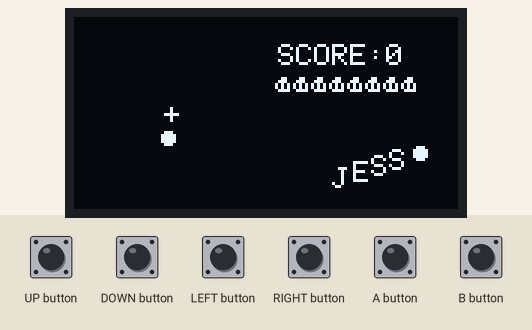
A sketch run on a simulated Arduboy, built with avr-gcc and run on an emulated ATmega32U4. Parts: 128×64 one-colour display. The inputs (shaded band) are chosen by the test bench. Random numbers use the default seed unless the sketch sets one.

Above: at 1.4 s.
1.5 s: A button pressed for 0.15 s
At 1.65 s:
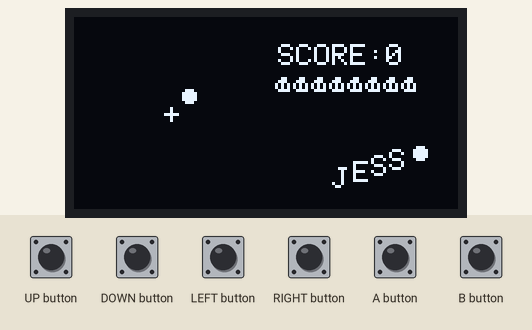
2.2 s: UP button pressed for 0.15 s
At 2.63 s:
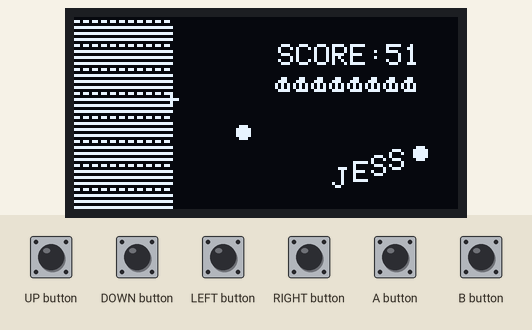
2.9 s: DOWN button pressed for 0.15 s
At 3.3 s:
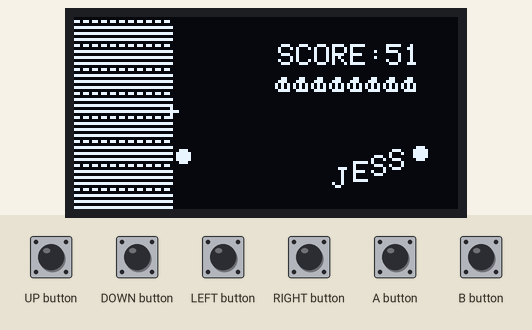
3.6 s: LEFT button pressed for 0.15 s
At 3.93 s:
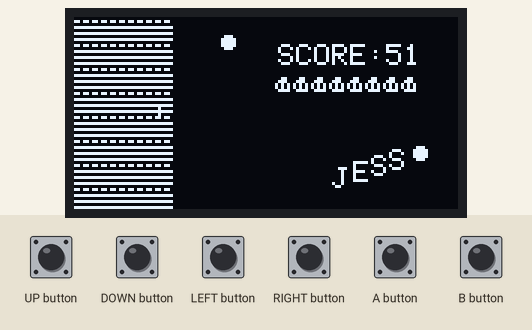
4.3 s: RIGHT button pressed for 0.15 s
At 4.89 s:
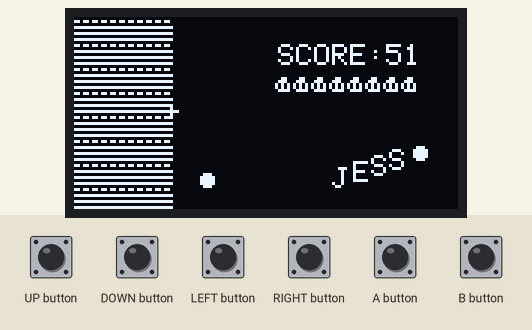
5.0 s: UP button pressed for 1 s
At 5.22 s:
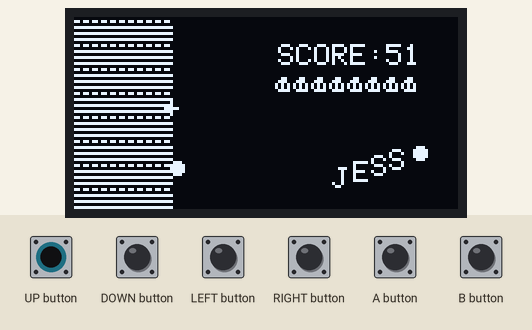
Timing chart, 0 to 7.6 s (numbered marks = the images above; inputs shaded):
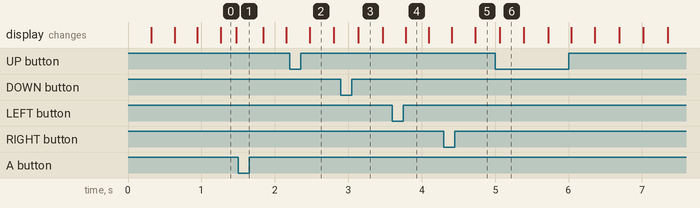

The sketch:

jessball.ino
```cpp
/*
 * A copy of the bounce game I had on my laptop as a kid
 * Jessica Hawkins 10/20/16
 */

//#include "ball.h"
#include "barrier.h"

#include "Arduboy.h"


Arduboy arduboy;

int cursorx,cursory; //location of cursor


//Draw the barrier using drawpixel, since drawbitmap won't work
void drawbarrier() {

  unsigned char tempc;
  int hexi = 0;    //Index in the barrierimg array
  int coolv = 0;   //Just for making the cool background image
  for (int x = 0; x < w; x++) {           //x is the horizontal pixel coordinate
    int y = 0;
    coolv = x % (lvl+2);
    for (int y = 0; y < HEIGHT/8; y++) {  //y is the vertical coordinate (8 pixels tall)
      hexi = w*y + x;   //Convert (x,y) coordinates to hexi coordinate
      tempc = barrierimg[hexi];
      for (int k = 7; k > -1; k--) {      //k is the bit index within a byte

        //if (tempc % 2), then this bit is a 1 in barrierimg.
        //The other conditions are just for making the background pattern more interesting.
        if (tempc % 2 and (k+4*x) % 2 and k >= coolv)
          arduboy.drawPixel(x,y*8+k,WHITE);
        tempc = tempc >> 1;    //bit shift right
      }
    }
  }

}

//Initialize the game variables for a new level
void newlevelinit(int level) {

  arduboy.clear();
  delay(200);

  if (level < 10) {
    lvl = level;
  } else {
    lvl = 10;
  }
  numpixcomplete = 0;
  percentcompl = 0;
  //prevscore = score;
  score = 0;

  //Clear barrierimg to all 0's (black)
  for (int i = 0; i < w*8; i++) {
    barrierimg[i] = 0b00000000;
  }

  //Put the cursor in the middle of the screen
  cursorx = w/2;
  cursory = HEIGHT/2;

  //Stagger the balls around the screen and
  //give them random velocities
  for (byte i = 0; i < lvl; i++) {
    balls[i].x = 5 + i*6;
    balls[i].y = 20 + i;

    byte r = random(2);
    if (r==1)
      balls[i].vx = r + 1;
    else
      balls[i].vx = 0 - (r + 1);

    r = random(2);
    if (r==1)
      balls[i].vy = r + 1;
    else
      balls[i].vy = 0 - (r + 1);
  }
}

void setup() {
  // put your setup code here, to run once:
  arduboy.begin();
  arduboy.setFrameRate(30);
  arduboy.display();
  //intro();
  arduboy.clear();

  //Initialize game variables
  prevlives = 8; //Lives of previous frame (to ensure only <=1 lost per frame)
  lives = 8;
  lvl = 1;
  score = 0;
  prevscore = 0;

  //Only allocate once when Arduboy is turned on
  //balls = malloc(lvl * 10 * sizeof(int));
  balls = malloc(10 * 4 * sizeof(int));

  randomSeed(analogRead(0));  //Seed the random number generator
  newlevelinit(lvl);

}

void loop() {
  // put your main code here, to run repeatedly:
  if (!(arduboy.nextFrame()))
    return;

  //Clear the screen
  arduboy.clear();

  //Draw the whited out parts of the screen
  drawbarrier();

  //Move and draw all the balls
  for (byte i = 0; i < lvl; i++) {
    moveball(&balls[i]);
    arduboy.drawBitmap(balls[i].x - 2,balls[i].y - 2,ballimg,5,5,WHITE);
  }

  //Draw the cursor
  arduboy.drawBitmap(cursorx - 2,cursory - 2,cursorimg,5,5,WHITE);

  //Test for player input and respond accordingly
  if (arduboy.pressed(UP_BUTTON) and cursory>0) {
    cursory = cursory - 1;
  }
  if (arduboy.pressed(DOWN_BUTTON) and cursory<HEIGHT-1) {
    cursory = cursory + 1;
  }
  if (arduboy.pressed(LEFT_BUTTON) and cursorx>0) {
    cursorx = cursorx - 1;
  }
  if (arduboy.pressed(RIGHT_BUTTON) and cursorx<w-1) {
    cursorx = cursorx + 1;
  }
  if (arduboy.pressed(A_BUTTON)) {
    trytoplaceline(true,cursorx,cursory);
  } else if (arduboy.pressed(B_BUTTON)) {
    trytoplaceline(false,cursorx,cursory);
  }


  if (numpixcomplete > 3700 - lvl*25) {
    //Start new level
    newlevelinit(lvl + 1);
  }

  if (lives < prevlives - 1) {
    //Only allow <=1 live lost per frame
    lives = prevlives - 1;
    prevlives = lives;
  }

  if (lives < 1 or lives > 200) { //>200 because I had some uint overflow
    //Game over
  //  arduboy.clear();
  //  arduboy.setCursor(30,HEIGHT/2-15);
  //  arduboy.print("WIPEOUT");
  //  delay(400);

    prevscore = score;
    prevlives = 8;
    lives = 8;
    newlevelinit(1);
  }

  //Show the score and previous game's score
  arduboy.setCursor(w+4, 9);
  arduboy.print("SCORE:");
  score = (lvl - 1)*100 + numpixcomplete/41;
  arduboy.print(score);

  if (prevscore > 0) {
    arduboy.setCursor(w+4,30);
    arduboy.print("PREV SCORE");
    arduboy.setCursor(w+4,40);
    arduboy.print(prevscore);
  }

  //Show the number of lives (as images)
  for (byte i = 0; i < lives; i++) {
    arduboy.drawBitmap(w + 3 + 6*i,20,lifeimg,5,5,WHITE);
  }

  //Game logo
  arduboy.setCursor(w+22,50);
  arduboy.print("J");
  arduboy.setCursor(w+29,48);
  arduboy.print("E");
  arduboy.setCursor(w+35,46);
  arduboy.print("S");
  arduboy.setCursor(w+41,44);
  arduboy.print("S");
  arduboy.drawBitmap(w+49,43,ballimg,5,5,WHITE);

  arduboy.display();

}
```

ball.cpp
```cpp
#include "ball.h"

/*struct Ball {
  int x,y,vx,vy; //Note x,y specifies the center of the ball,
                 //not its draw location
};*/

struct Ball *balls;

const int w = 128/2;

byte lvl,lives,prevlives;

int score,prevscore;

void moveball (Ball *b) {
  //Test for collisions with walls of screen or barriers,
  // then increment x,y


  if (b->x <= 2 or bar_get(b->x - 2,b->y) or bar_get(b->x - 1,b->y)) {
    //Hit left side of screen
    b->vx = 0 - b->vx;
  } else if (b->x >= w-2 or bar_get(b->x + 2,b->y) or bar_get(b->x + 1,b->y)) {
    //Hit the right side of the screen
    b->vx = 0 - b->vx;
  }
  if (b->y <= 2 or bar_get(b->x,b->y - 2) or bar_get(b->x,b->y - 1)) {
    //Hit the top of the screen
    b->vy = 0 - b->vy;
  } else if (b->y >= 64-2 or bar_get(b->x,b->y + 2) or bar_get(b->x,b->y + 1)) {
    //Hit the bottom of the screen
    b->vy = 0 - b->vy;
  }

  b->x = b->x + b->vx;
  b->y = b->y + b->vy;
}

//width:5, height:5
PROGMEM const unsigned char ballimg[] =
{
  0b00001110,
  0b00011111,
  0b00011111,
  0b00011111,
  0b00001110
};

//width:5, height:5
PROGMEM const unsigned char cursorimg[] =
{
  0b00000100,
  0b00000100,
  0b00011111,
  0b00000100,
  0b00000100
};

//width:5, height:5
PROGMEM const unsigned char lifeimg[] =
{
  0b00001100,
  0b00010010,
  0b00011111,
  0b00010011,
  0b00011100
};
```

ball.h
```cpp
#ifdef __AVR__
#include <avr/pgmspace.h>
#else
#define PROGMEM
#endif


#ifndef BALL_H
#define BALL_H

#include "barrier.h"

#define byte uint8_t


struct Ball {
  int x,y;   //Note x,y specifies the center of the ball,
                 //not its draw location
  int vx,vy; //Velocities
};

extern struct Ball *balls;

extern const int w; //width of the screen to use for the game, to save memory

extern byte lvl,lives,prevlives; //current level i.e. number of balls, current number of lives,
                            //number of lives in the previous frame (to prevent losing a bunch at once)
extern int score,prevscore;

void moveball (Ball *b);

extern const unsigned char ballimg[];    //ball image
extern const unsigned char cursorimg[];  //cursor image
extern const unsigned char lifeimg[];    //life image

#endif
```

barrier.cpp
```cpp
#include "barrier.h"

//barrierimg is the left half of the screen where the player has
//successfully blocked off some pixels. 1 means the pixel has been
//blocked off. Stored in the same format as drawBitmap.
unsigned char barrierimg[(128/2)*8];

int numpixcomplete;
byte percentcompl;

//Set this screen position to a 1 in barrierimg
void bar_set(int x, int y) {
  if (x < 0 or y < 0 or x > w-1 or y > 63)
    return;

  int hexi = w*(y/8) + x;  //Convert (x,y) coordinates, which are horizontal and
  int hexj = y % 8;      //vertical pixels, to (hexi,hexj). hexi indexes barrierimg array,
                         //and hexj is the bit position within a byte.

  //We will possibly change barrierimg[hexi] to a new hexstring
  //e.g. if hexj = 2 then 0x00000000   <- barrierimg[hexi]
  //              becomes 0x00100000   <- getstr
  //In other words, barrierimg[hexi] = barrierimg[hexi] OR 0x00100000

  unsigned char getstr = 1 << (8-hexj-1); //left bit-shift (8-hexj-i) places
  byte temp = barrierimg[hexi];
  barrierimg[hexi] = getstr | barrierimg[hexi];
  if (temp != barrierimg[hexi])
    numpixcomplete = numpixcomplete + 1;
}

//Return the bit value of the given screen position in barrierimg
bool bar_get(int x, int y) {
  if (x < 0 or y < 0 or x > w-1 or y > 63)
    return false;

  int hexi = w*(y/8) + x;  //Convert (x,y) coordinates, which are horizontal and
  int hexj = y % 8;      //vertical pixels, to (hexi,hexj). hexi indexes barrierimg array,
                         //and hexj is the bit position within a byte.

  //We want the bit in the hexj'th position in barrierimg[hexi]
  //In other words, if hexj == 2,
  //we want barrierimg[hexi] AND 0x00100000

  unsigned char getstr = 1 << (8-hexj-1); //left-shift (8-hexj-i) places
  return getstr & barrierimg[hexi];

}

//Return true if there is a ball at location x,y
bool hitaball(int x, int y) {

  //For each ball:
  for (byte i = 0; i < lvl; i++) {
    //If any part of the ball is at this location, return true
    if (x > balls[i].x - 4 and x < balls[i].x + 4
    and y > balls[i].y - 4 and y < balls[i].y + 4) {
      if (lives > 0) {
        lives = lives - 1;
      }
      return true;
    }
  }

  return false;
}

//Return true if there is at least one ball in the specified rectangle
//(We already know that no balls intersect the borders of the rectangle,
//so only need to test the centerpoints of the balls, not their edges)
bool ballinrect(int xmin, int xmax, int ymin, int ymax)
{
  //For each ball:
  for (byte i = 0; i < lvl; i++) {
    //If this ball's center is inside the rect:
    if (balls[i].x > xmin and balls[i].x < xmax
    and balls[i].y > ymin and balls[i].y < ymax) {
      return true;
    }
  }

  return false;

}

//White out the specified rectangle
void fillrect(int xmin, int xmax, int ymin, int ymax) {

  for (int x = xmin; x <= xmax; x++) {
    for (int y = ymin; y <= ymax; y++) {
      bar_set(x,y);
    }
  }
}


//dir: true means trying to place a vertical line, false horizontal
//x,y is the location of the cursor
void trytoplaceline (bool dir, int x, int y) {

  //If cursor is in a whited out area, return
  if (bar_get(x,y))
    return;

  int linemax, linemin; //The endpoints of what will be the new line

  //If vertical:
    //Find upward border and downward border. If any balls are
    //on this line, return.
  if (dir)
  {
    linemax = y;
    bool notfound = true;
    while (notfound) {
      if (hitaball(x,linemax))
        return;

      if (linemax == 64-1 or bar_get(x,linemax)) {
        //Hit the bottom of the screen or a whited out pixel, so return
        notfound = false;
      } else {
        linemax = linemax + 1;
      }
    }

    linemin = y;
    notfound = true;
    while (notfound) {
      if (hitaball(x,linemin))
        return;

      if (linemin == 0 or bar_get(x,linemin)) {
        //Hit the top of the screen or a whited out pixel, so return
        notfound = false;
      } else {
        linemin = linemin - 1;
      }
    }

  }
  else
  {
  //If horizontal:
    //Find rightward border and leftward border. If any balls are
    //on this line, return.

    linemax = x;
    bool notfound = true;
    while (notfound) {
      if (hitaball(linemax,y))
        return;

      if (linemax == w-1 or bar_get(linemax,y)) {
        //Hit the right of the screen or a whited out pixel, so return
        notfound = false;
      } else {
        linemax = linemax + 1;
      }
    }

    linemin = x;
    notfound = true;
    while (notfound) {
      if (hitaball(linemin,y))
        return;

      if (linemin == 0 or bar_get(linemin,y)) {
        //Hit the left of the screen or a whited out pixel, so return
        notfound = false;
      } else {
        linemin = linemin - 1;
      }
    }
  }

  //Now we have found linemin and linemax, what will be the endpoints
  //of the new line, and established that there are no balls in the way
  //and that (x,y) is not in a space that is already whited out.

  //If vertical:
    //Find the rightward boundary of the right rectangle, and the
    //leftward boundary of the left rectangle.

  int highbound,lowbound;

  if (dir)
  {
    highbound = x;
    bool notfound = true;

    while (notfound) {
      if (highbound == w-1 or bar_get(highbound,y)) {
        //Hit the right of the screen or a whited out pixel, so return
        notfound = false;
      } else {
        highbound = highbound + 1;
      }
    }

    lowbound = x;
    notfound = true;
    while (notfound) {
      if (lowbound == 0 or bar_get(lowbound,y)) {
        //Hit the left of the screen or a whited out pixel, so return
        notfound = false;
      } else {
        lowbound = lowbound - 1;
      }
    }
  }
  else
  {

  //If horizontal:
    //Find the downward boundary of the down rectangle, and the upward
    //boundary of the up rectangle.

    highbound = y;
    bool notfound = true;

    while (notfound) {
      if (highbound == 64-1 or bar_get(x,highbound)) {
        //Hit the bottom of the screen or a whited out pixel, so return
        notfound = false;
      } else {
        highbound = highbound + 1;
      }
    }

    lowbound = y;
    notfound = true;
    while (notfound) {
      if (lowbound == 0 or bar_get(x,lowbound)) {
        //Hit the left of the screen or a whited out pixel, so return
        notfound = false;
      } else {
        lowbound = lowbound - 1;
      }
    }
  }

  //Now we have the corner coordinates of two rectangles, one on either
  //side of the new line to be drawn. Draw the line, and check whether
  //each rectangle contains balls.
  //If either rectangle is empty of balls, fill it. Then return.

  if (dir) {
    for (int i = linemin; i <= linemax; i++) {
      bar_set(x,i);
    }

    //Rightward rect
    if (! ballinrect(x,highbound,linemin,linemax))
      fillrect(x,highbound,linemin,linemax);

    //Leftward rect
    if (! ballinrect(lowbound,x,linemin,linemax))
      fillrect(lowbound,x,linemin,linemax);

  } else {
    for (int i = linemin; i <= linemax; i++) {
      bar_set(i,y);
    }

    //Downward rect
    if (! ballinrect(linemin,linemax,y,highbound))
      fillrect(linemin,linemax,y,highbound);

    //Upward rect
    if (! ballinrect(linemin,linemax,lowbound,y))
      fillrect(linemin,linemax,lowbound,y);

  }

}
```

barrier.h
```cpp
#ifdef __AVR__
#include <avr/pgmspace.h>
#else
#define PROGMEM
#endif


#ifndef BARRIER_H
#define BARRIER_H

#include "ball.h"

#define byte uint8_t

/*
 * Keep track of which parts of the screen have been
 * blocked off by the player, and methods for testing
 * when a new line is placed, what to block off
 */


extern unsigned char barrierimg[(128/2)*8]; //for drawBitmap

extern int numpixcomplete;
extern byte percentcompl; //numpixcomplete stores the real number,
                            //percentcompl is an integer approximation
                            //to display on the screen

//Set this screen position to a 1 in barrierimg
void bar_set(int x, int y);

//Return the bit value of the given screen position in barrierimg
bool bar_get(int x, int y);

//Return true if there is a ball at location x,y
bool hitaball(int x, int y);

//Return true if there is at least one ball in the specified rectangle
bool ballinrect(int xmin, int xmax, int ymin, int ymax);

//White out the specified rectangle
void fillrect(int xmin, int xmax, int ymin, int ymax);

//Draw the barrier using drawpixel, since drawbitmap won't work
//void drawbarrier();

//dir: true means trying to place a vertical line, false horizontal
//x,y is the location of the cursor
void trytoplaceline (bool dir, int x, int y);


#endif
```
